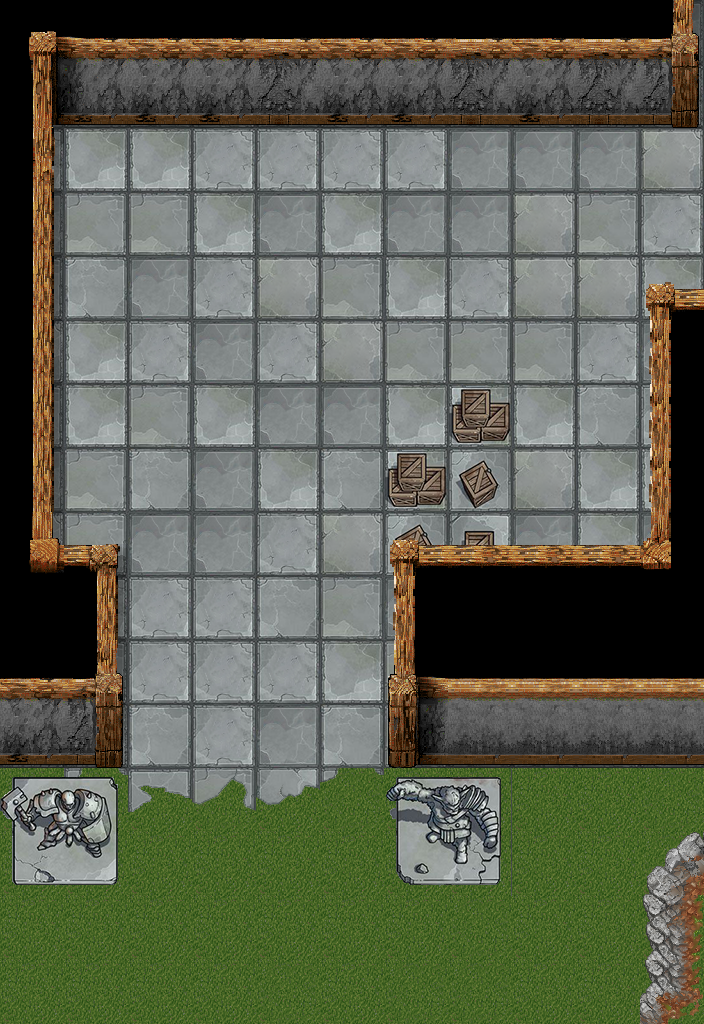

A level layout from a 2D game, rendered from its tile map. Below: a short description, then the map file with its tile-grid data intact:
An orthogonal 11x16 tile map with 64x64 px tiles, 5 tile layers (forest, dungeon floor, forst things, loose stuff, ...), 3 tilesets and 8 objects (5x adventurerStart, 3x enemySpawn).

<map version="1.4" tiledversion="1.4.3" orientation="orthogonal" renderorder="right-down" width="11" height="16" tilewidth="64" tileheight="64" infinite="0" nextlayerid="7" nextobjectid="9">
 <editorsettings>
  <export target="dungeon-entry-64.json" format="json" />
 </editorsettings>
 <tileset firstgid="1" source="tilesets/dungeon-floor-64.tsx" />
 <tileset firstgid="121" source="tilesets/interior-walls-64.tsx" />
 <tileset firstgid="265" source="tilesets/forest-floor-64.tsx" />
 <layer id="5" name="forest" width="11" height="16">
  <data encoding="csv">
0,0,0,0,0,0,0,0,0,0,0,
0,0,0,0,0,0,0,0,0,0,0,
0,0,0,0,0,0,0,0,0,0,0,
0,0,0,0,0,0,0,0,0,0,0,
0,0,0,0,0,0,0,0,0,0,0,
0,0,0,0,0,0,0,0,0,0,0,
0,0,0,0,0,0,0,0,0,0,0,
0,0,0,0,0,0,0,0,0,0,0,
0,0,0,0,0,0,0,0,0,0,0,
0,0,0,0,0,0,0,0,0,0,0,
0,0,0,0,0,0,0,0,0,0,0,
0,0,0,0,0,0,0,0,0,0,0,
283,283,283,284,283,284,283,283,283,283,284,
283,283,283,283,283,283,283,283,283,283,284,
283,283,283,283,283,283,283,284,283,283,284,
283,283,283,283,284,283,284,284,283,283,284
</data>
 </layer>
 <layer id="1" name="dungeon floor" width="11" height="16">
  <data encoding="csv">
2,4,5,2,7,7,3,4,5,3,7,
7,5,4,3,4,5,4,4,3,2,5,
5,2,2,5,5,5,5,7,7,7,6,
7,3,3,2,7,2,7,7,6,3,5,
3,4,7,5,6,3,2,5,6,6,2,
6,2,5,7,5,6,3,3,3,5,7,
3,2,3,2,7,7,2,7,2,4,5,
7,3,4,7,2,4,4,5,6,2,2,
6,3,7,7,5,6,2,4,7,2,7,
6,5,5,5,4,3,7,4,3,4,3,
2,3,5,5,5,2,3,5,5,3,5,
2,2,4,5,7,4,3,6,4,3,5,
0,115,112,113,114,115,0,0,0,0,0,
0,0,0,0,0,0,0,0,0,0,0,
0,0,0,0,0,0,0,0,0,0,0,
0,0,0,0,0,0,0,0,0,0,0
</data>
 </layer>
 <layer id="6" name="forst things" width="11" height="16">
  <data encoding="csv">
0,0,0,0,0,0,0,0,0,0,0,
0,0,0,0,0,0,0,0,0,0,0,
0,0,0,0,0,0,0,0,0,0,0,
0,0,0,0,0,0,0,0,0,0,0,
0,0,0,0,0,0,0,0,0,0,0,
0,0,0,0,0,0,0,0,0,0,0,
0,0,0,0,0,0,0,0,0,0,0,
0,0,0,0,0,0,0,0,0,0,0,
0,0,0,0,0,0,0,0,0,0,0,
0,0,0,0,0,0,0,0,0,0,0,
0,0,0,0,0,0,0,0,0,0,0,
0,0,0,0,0,0,0,0,0,0,0,
0,0,350,0,0,0,0,0,0,345,346,
0,0,0,0,0,0,0,0,0,0,281,
0,0,0,0,0,0,0,0,0,0,297,
0,0,0,0,0,0,0,0,0,0,430
</data>
 </layer>
 <layer id="4" name="loose stuff" width="11" height="16">
  <data encoding="csv">
0,0,0,0,0,0,0,0,0,0,0,
0,0,0,0,0,0,0,0,0,0,0,
0,0,0,0,0,0,0,0,0,0,0,
0,0,0,0,0,0,0,0,0,0,0,
0,0,0,0,0,0,0,0,0,0,0,
0,0,0,0,0,0,0,0,0,0,0,
0,0,0,0,0,0,0,53,0,0,0,
0,0,0,0,0,0,53,51,0,0,0,
0,0,0,0,0,0,51,52,0,0,0,
0,0,0,0,0,0,0,0,0,0,0,
0,0,0,0,0,0,0,0,0,0,0,
0,0,0,0,0,0,0,0,0,0,0,
86,87,0,0,0,0,88,89,0,0,0,
96,97,0,0,0,0,98,99,0,0,0,
0,0,0,0,0,0,0,0,0,0,0,
0,0,0,0,0,0,0,0,0,0,0
</data>
 </layer>
 <layer id="2" name="Tile Layer 2" width="11" height="16">
  <data encoding="csv">
121,122,123,123,124,123,123,124,123,124,181,
133,134,135,135,136,135,135,136,135,136,193,
145,0,0,0,0,0,0,0,0,0,0,
157,0,0,0,0,0,0,0,0,0,0,
157,0,0,0,0,0,0,0,0,0,209,
157,0,0,0,0,0,0,0,0,0,161,
157,0,0,0,0,0,0,0,0,0,161,
157,0,0,0,0,0,0,0,0,0,161,
174,205,0,0,0,0,209,171,171,171,173,
253,157,0,0,0,0,161,253,253,253,253,
123,181,0,0,0,0,190,128,128,128,128,
135,193,0,0,0,0,202,140,140,140,140,
0,0,0,0,0,0,0,0,0,0,0,
0,0,0,0,0,0,0,0,0,0,0,
0,0,0,0,0,0,0,0,0,0,0,
0,0,0,0,0,0,0,0,0,0,0
</data>
 </layer>
 <objectgroup id="3" name="actor">
  <object id="1" name="start1" type="adventurerStart" x="128" y="960" width="64" height="64" />
  <object id="2" name="start2" type="adventurerStart" x="64" y="960" width="64" height="64" />
  <object id="3" name="start5" type="adventurerStart" x="320" y="960" width="64" height="64" />
  <object id="4" name="start4" type="adventurerStart" x="256" y="960" width="64" height="64" />
  <object id="5" name="start3" type="adventurerStart" x="192" y="960" width="64" height="64" />
  <object id="6" name="enemy3" type="enemySpawn" x="256" y="128" width="64" height="64">
   <properties>
    <property name="name" value="Troll Developer" />
   </properties>
  </object>
  <object id="7" name="enemy1" type="enemySpawn" x="127.333" y="128.667" width="64" height="64">
   <properties>
    <property name="name" value="Troll accountant" />
   </properties>
  </object>
  <object id="8" name="enemy2" type="enemySpawn" x="192" y="128" width="64" height="64">
   <properties>
    <property name="name" value="Troll manager" />
   </properties>
  </object>
 </objectgroup>
</map>